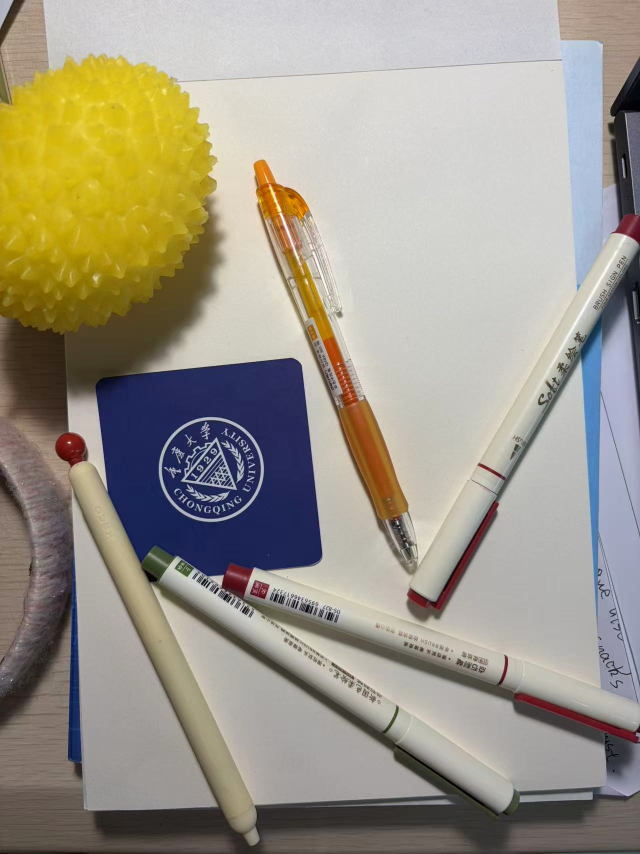
#> input picture 算法组/Week2/dailu/src/cquick_vision/cquick_vision/task1_03.jpg, 1280 x 1707 px (shown at 1/2 size)
$ python task2_visualization.py
#> lines starting #> are read from the running program, lines starting #| are printed output that depends on the picture; after the words box and inside, x2 and y2 are one past the last pixel; in counts of white or black regions, pixels touching at a corner belong together
#> in main, img is the input picture: shape (1707, 1280, 3); mean B, G, R 137.4, 151.4, 157.5
import cv2
import numpy as np
import os
import argparse


def process(img, hsv_min, hsv_max, min_area):
    """核心检测 + 画图"""
#> called with min_area = 2500
    #1. 转成HSV
    hsv = cv2.cvtColor(img, cv2.COLOR_BGR2HSV)
#> hsv: shape (1707, 1280, 3); mean H, S, V 44.8, 58, 163.8
    #2. 生成二值掩膜
    mask = cv2.inRange(hsv, np.array(hsv_min), np.array(hsv_max))
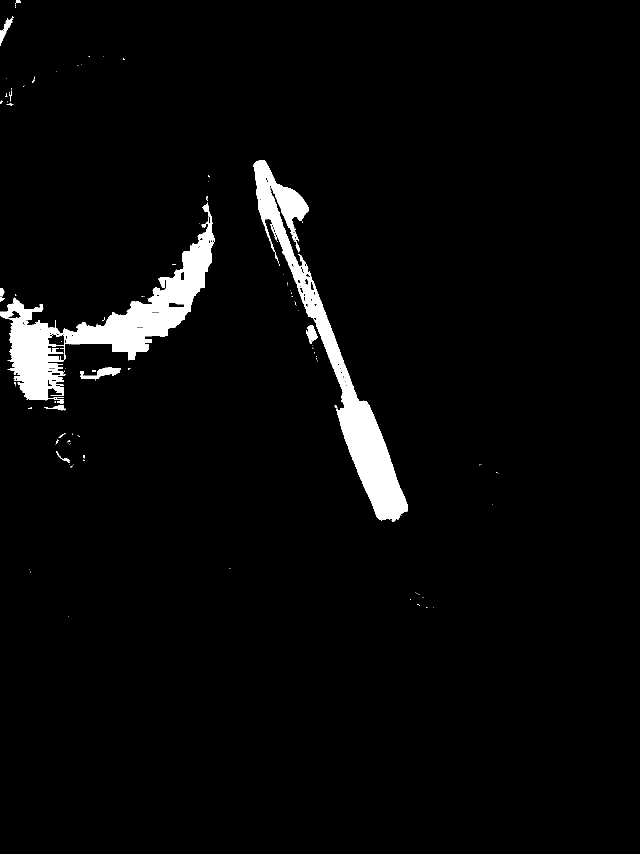
#> mask: shape (1707, 1280) (shown at 1/2 size); 3.4% white; 118 white regions (100 under 20 px), largest, box (x1, y1, x2, y2) and area: (0, 405, 430, 801) 37545, (507, 320, 816, 1043) 34397, (160, 735, 241, 761) 894
    #3. 形态学去噪点
    mask = cv2.morphologyEx(mask, cv2.MORPH_OPEN, np.ones((5,5), np.uint8))
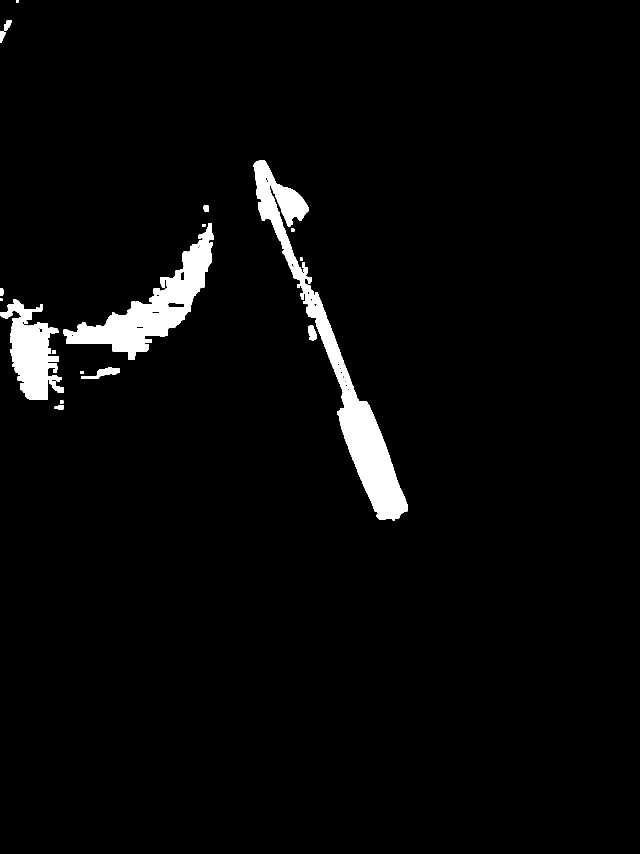
#> mask: shape (1707, 1280) (shown at 1/2 size); 3.3% white; 18 white regions
    #4. 找轮廓并且按面积筛选
    contours, _ = cv2.findContours(mask, cv2.RETR_EXTERNAL, cv2.CHAIN_APPROX_SIMPLE)
#> contours = 18 contours, 2 with area under 20; largest, box (x1, y1, x2, y2) and area: (507, 320, 816, 1041) 32250, (127, 447, 428, 719) 22410, (0, 598, 128, 800) 12622, (162, 735, 240, 758) 704, (616, 651, 634, 681) 360
    valid_contours = [c for c in contours if cv2.contourArea(c) > min_area]
#> valid_contours = 3 contours; box (x1, y1, x2, y2) and area: (507, 320, 816, 1041) 32250, (127, 447, 428, 719) 22410, (0, 598, 128, 800) 12622

    vis = img.copy()
    if not valid_contours:
        cv2.putText(vis, "NO TARGET", (20, 50), cv2.FONT_HERSHEY_SIMPLEX, 1, (0, 0, 255), 2)
        return vis, mask, False

    # 面积最大的轮廓
    best_c = max(valid_contours, key=cv2.contourArea)
#> best_c = contour of 1165 points, box (x1, y1, x2, y2) (507, 320, 816, 1041), area 32250
    M = cv2.moments(best_c)
#> M = moments, m00 32250.5, centre m10/m00, m01/m00 = (672.2, 725)
    u, v = int(M["m10"] / M["m00"]), int(M["m01"] / M["m00"])
#> u = 672; v = 725

    # 画标注
    cv2.drawContours(vis, [best_c], -1, (0, 255, 0), 2)
    cv2.circle(vis, (u, v), 6, (0, 0, 255), -1)
#> vis: shape (1707, 1280, 3); mean B, G, R 137.2, 151.9, 157
    cv2.putText(vis, f"u={u}, v={v}", (u+10, v-10), cv2.FONT_HERSHEY_SIMPLEX, 0.7, (0, 0, 255), 2)
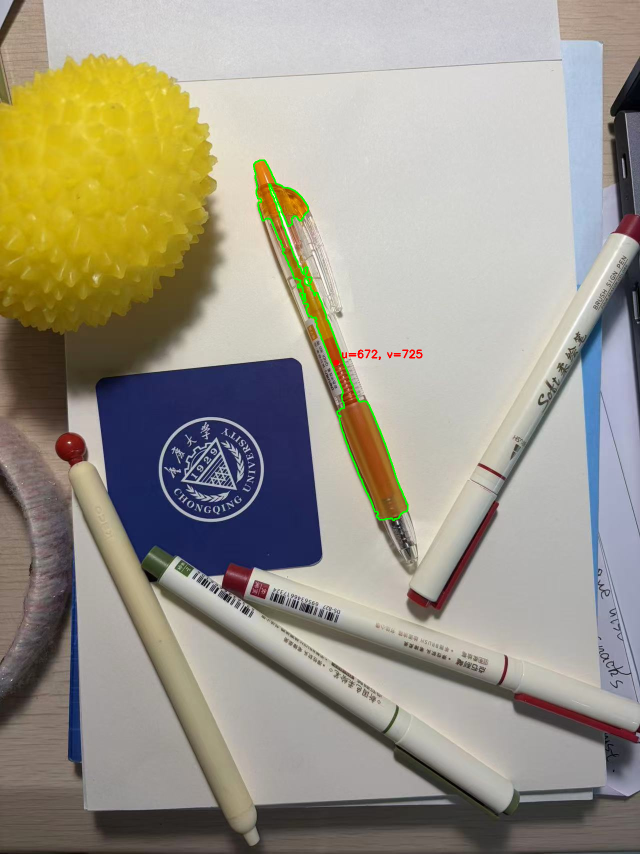
#> vis: shape (1707, 1280, 3) (shown at 1/2 size); mean B, G, R 137.1, 151.8, 157

    return vis, mask, True

def main():

    image_path = "task1_03.jpg"

    img = cv2.imread(image_path)
    if img is None:
        print(f"图片读取失败！请检查路径和文件名对不对：{image_path}")
        return

    # 默认参数（橙黄色，请按需修改）
    p_min, p_max, p_area = [5, 120, 50], [22, 255, 255], 2500

    # 1. 正常检测
    vis_base, mask_base, _ = process(img, p_min, p_max, p_area)

    # 2. 对比检测（把最小面积调大 3 倍，大概率漏检）
    vis_comp, mask_comp, _ = process(img, p_min, p_max, p_area * 3)

    # --- 拼图 1：02_结果可视化.png (原图和标注图左右拼) ---
    gap = np.full((img.shape[0], 10, 3), 255, np.uint8)
    res_vis = np.hstack([img, gap, vis_base])
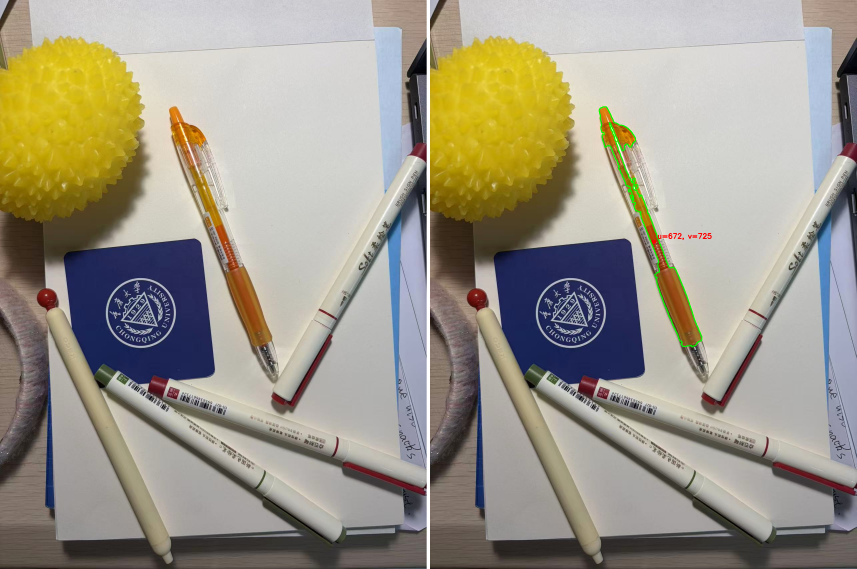
#> res_vis: shape (1707, 2570, 3) (shown at 1/3 size); mean B, G, R 137.7, 152, 157.6
    cv2.imwrite("02_visualization.png", res_vis)

    # --- 拼图 2：02_参数对比.png (基线 vs 面积变大，上下拼) ---
    def to_bgr(m): return cv2.cvtColor(m, cv2.COLOR_GRAY2BGR)
#> returned value: shape (1707, 1280, 3); 3.3% white; 18 white regions, largest, box (x1, y1, x2, y2) and area: (507, 320, 816, 1041) 33107, (127, 447, 428, 719) 22598, (0, 598, 128, 800) 13119
    row1 = np.hstack([vis_base, gap, to_bgr(mask_base)])
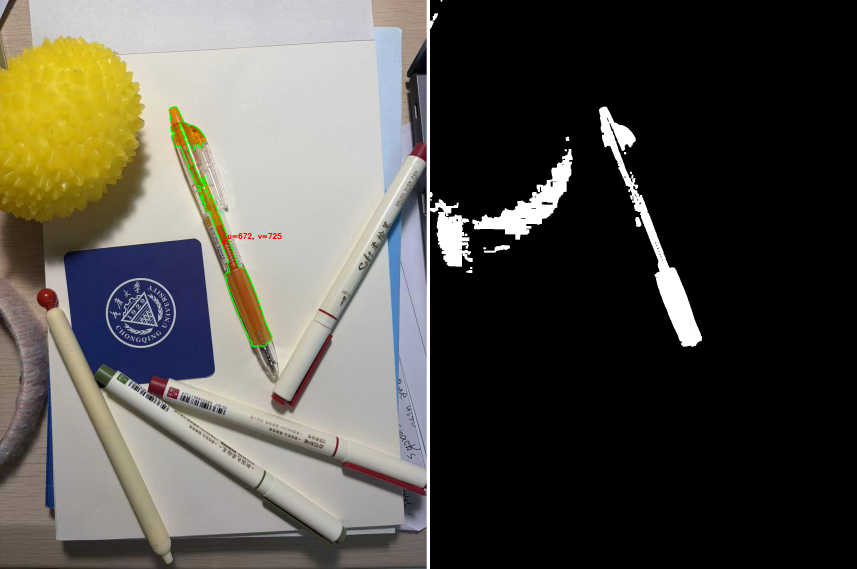
#> row1: shape (1707, 2570, 3) (shown at 1/3 size); mean B, G, R 73.4, 80.7, 83.3
    row2 = np.hstack([vis_comp, gap, to_bgr(mask_comp)])
    vgap = np.full((10, row1.shape[1], 3), 255, np.uint8)
    res_comp = np.vstack([row1, vgap, row2])
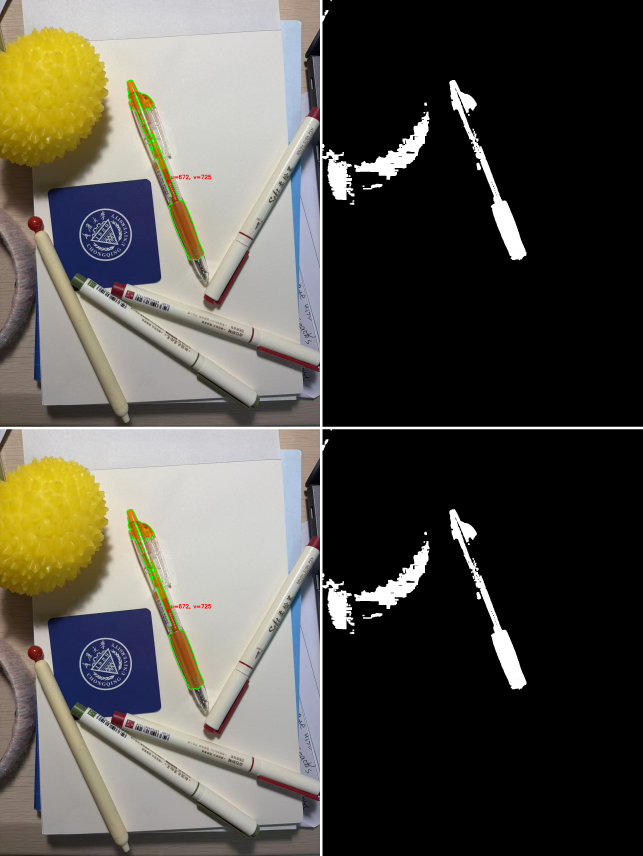
#> res_comp: shape (3424, 2570, 3) (shown at 1/4 size); mean B, G, R 73.9, 81.2, 83.8
    cv2.imwrite("02_comparision.png", res_comp)

    print(f"成功处理图片：{image_path}")
    print("ok")

if __name__ == "__main__":
    main()

$ run again, with 算法组/Week2/dailu/src/cquick_vision/cquick_vision/task1_02.jpg copied over 算法组/Week2/dailu/src/cquick_vision/cquick_vision/task1_03.jpg
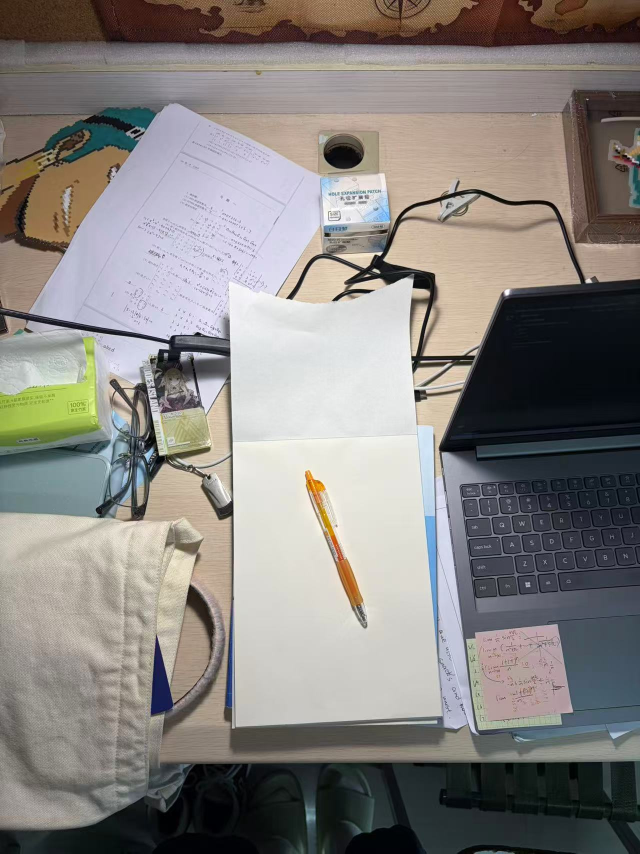
#> input picture 算法组/Week2/dailu/src/cquick_vision/cquick_vision/task1_02.jpg, 1280 x 1707 px (shown at 1/2 size)
#> in main, img is the input picture: shape (1707, 1280, 3); mean B, G, R 127.4, 131, 134.8
#> hsv: shape (1707, 1280, 3); mean H, S, V 61.5, 52.5, 141.3
#> in process, `mask = cv2.morphologyEx(mask, cv2.MORPH_OPEN, np.ones((5,5), np.uint8))`:
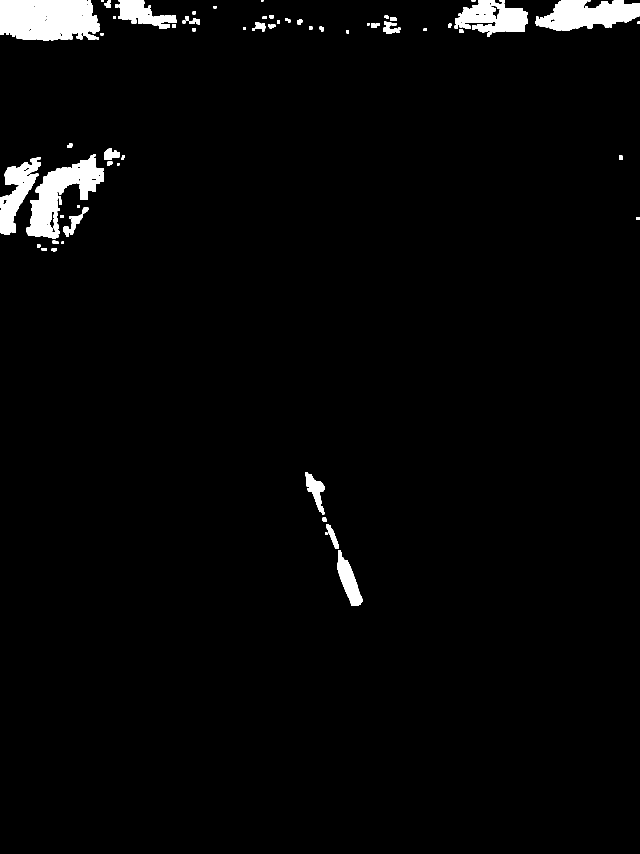
#> mask: shape (1707, 1280) (shown at 1/2 size); 2.7% white; 74 white regions (2 under 20 px)
#> contours = 74 contours, 14 with area under 20; largest, box (x1, y1, x2, y2) and area: (0, 0, 200, 82) 14126, (53, 308, 208, 478) 10413, (1071, 0, 1280, 62) 8322, (910, 0, 1056, 74) 6264, (0, 314, 82, 470) 5562
#> valid_contours = 6 contours; box (x1, y1, x2, y2) and area: (0, 0, 200, 82) 14126, (53, 308, 208, 478) 10413, (1071, 0, 1280, 62) 8322, (910, 0, 1056, 74) 6264, (0, 314, 82, 470) 5562, (236, 0, 353, 58) 3202
#> best_c = contour of 202 points, box (x1, y1, x2, y2) (0, 0, 200, 82), area 14126
#> M = moments, m00 14125.5, centre m10/m00, m01/m00 = (94.9, 38.1)
#> u = 94; v = 38
#> valid_contours = 3 contours; box (x1, y1, x2, y2) and area: (0, 0, 200, 82) 14126, (53, 308, 208, 478) 10413, (1071, 0, 1280, 62) 8322
#> in main, `res_comp = np.vstack([row1, vgap, row2])`:
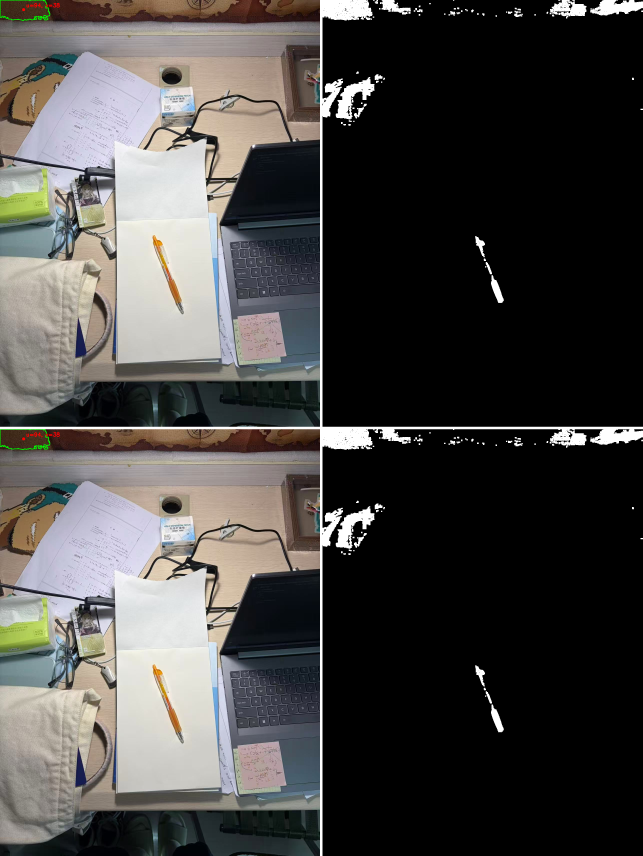
#> res_comp: shape (3424, 2570, 3) (shown at 1/4 size); mean B, G, R 68.4, 70.3, 72.1
